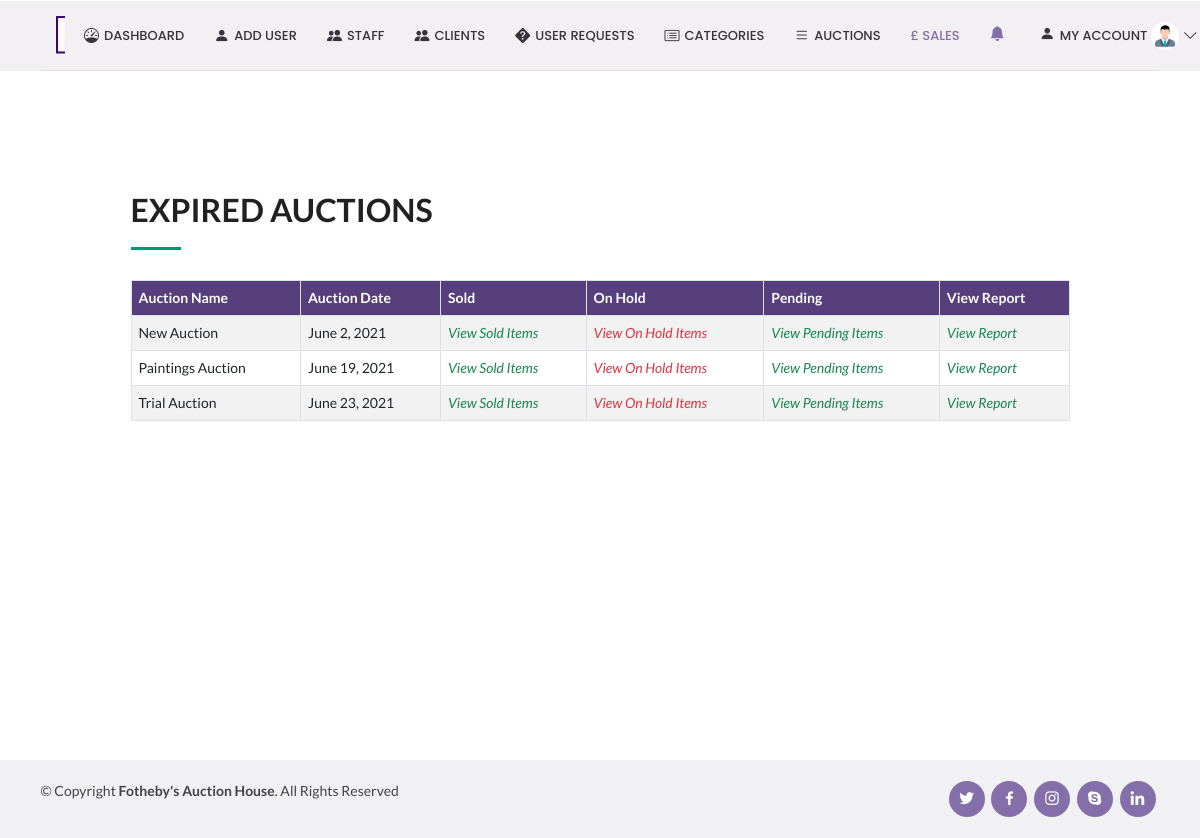
The page /viewSales on the database its author committed.
### auction_app/models.py (models this page shows, shortened)
class Auction(models.Model):
    auction_id = models.AutoField(primary_key=True, unique=True)
    auction_name = models.CharField(max_length=255, )
    auction_description = models.TextField()
    auction_date = models.DateField(auto_now_add=False, auto_now=False, blank=True, validators=[no_past])
    auction_status = models.CharField(max_length=255,default='Pending')

### auction_app/views.py (the view)
# urls.py: path('viewSales', views.viewSales, name='viewSales'),
def viewSales(request):
    auctionInfo = Auction.objects.all().filter(auction_status='Expired')
    notification = Notification.objects.all().filter(concerned_to='Admin')
    return render(request,'viewSales.html',{'auctionInfo':auctionInfo,'notification':notification})

### templates/viewSales.html (shortened to what this page needs)
<!DOCTYPE html>
{% extends "adminDashboard.html"%}
{% load static %}
{% block body_block %}
   <section id="about" class="about bg-white" style="margin-left:10vw; width:80vw;min-height:80vh;">
      <div class="container">
          <div class="table-responsive" style="margin-top:6vh;">
            <table class="table table-bordered table-striped" id="dataTable" width="100%" cellspacing="0">
              <div class="section-title mt-4" data-aos="fade-left">
              <h2>Expired Auctions</h2>
              <thead>
                  <tr class="text-white" style="background-color:#573E7D;">
                    <th>Auction Name</th>
                    <th>Auction Date</th>
                    <th>Sold</th>
                    <th>On Hold</th>
                    <th>Pending</th>
                    <th>View Report</th>
                  </tr>
              </thead>
              <tbody>
                  {% if auctionInfo %}
                      {% for a in auctionInfo %}
                        <tr>
                          <td>{{a.auction_name}} </td>
                          <td>{{a.auction_date}} </td>
                          <td><a href="{% url 'viewSoldItems' a.auction_id %}" style="text-decoration:none"><i class="fas fa-edit text-success">View Sold Items</i></a></td>
                          <td><a href="{% url 'viewHoldItems' a.auction_id %}" style="text-decoration:none"><i class="fas fa-edit text-danger">View On Hold Items</i></a></td>
                          <td><a href="{% url 'viewPendingItems' a.auction_id %}" style="text-decoration:none"><i class="fas fa-edit text-success">View Pending Items</i></a></td>
                          <td><a href="{% url 'auctionReport' a.auction_id %}" style="text-decoration:none"><i class="fas fa-edit text-success">View Report</i></a></td>
                        </tr>
                      {% endfor %}
                    {% else %}
                      <h1>No Auctions yet!</h1>
                  {% endif %}
              </tbody>
            </table>
          </div>
      </div>
   </section>
{% endblock %}

### static/css/style.css (style rules this page uses)
body { font-family: "Open Sans", sans-serif; color: #444444; }
a { color: #009970; text-decoration: none; }
h1, h2, h3, h4, h5, h6 { font-family: "Raleway", sans-serif; }
section { padding: 60px 0; overflow: hidden; }
.section-title { padding-bottom: 30px; }
.section-title h2 { font-size: 32px; font-weight: bold; text-transform: uppercase; margin-bottom: 20px; padding-bottom: 20px; position: relative; }
.section-title h2::after { content: ''; position: absolute; display: block; width: 50px; height: 3px; background: #009970; bottom: 0; left: 0; }

### rows shown on the page
Auction: auction_name "New Auction", auction_date "June 2, 2021"
Auction: auction_name "Paintings Auction", auction_date "June 19, 2021"
Auction: auction_name "Trial Auction", auction_date "June 23, 2021"
